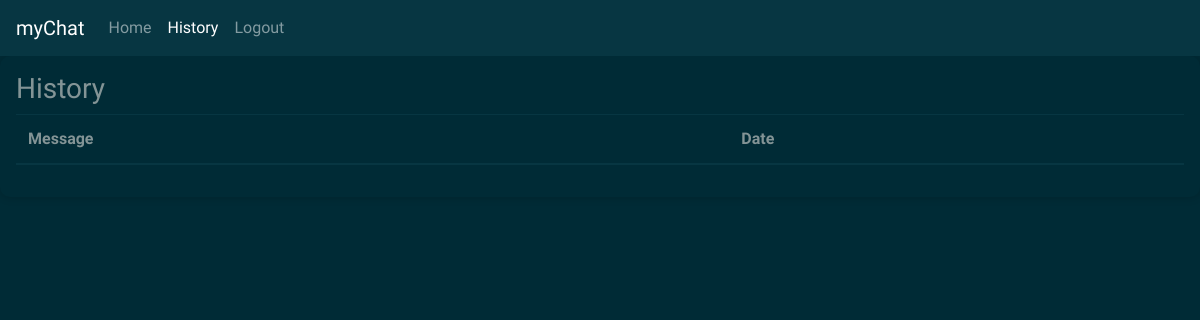
The app's page /history (signed in), older data.
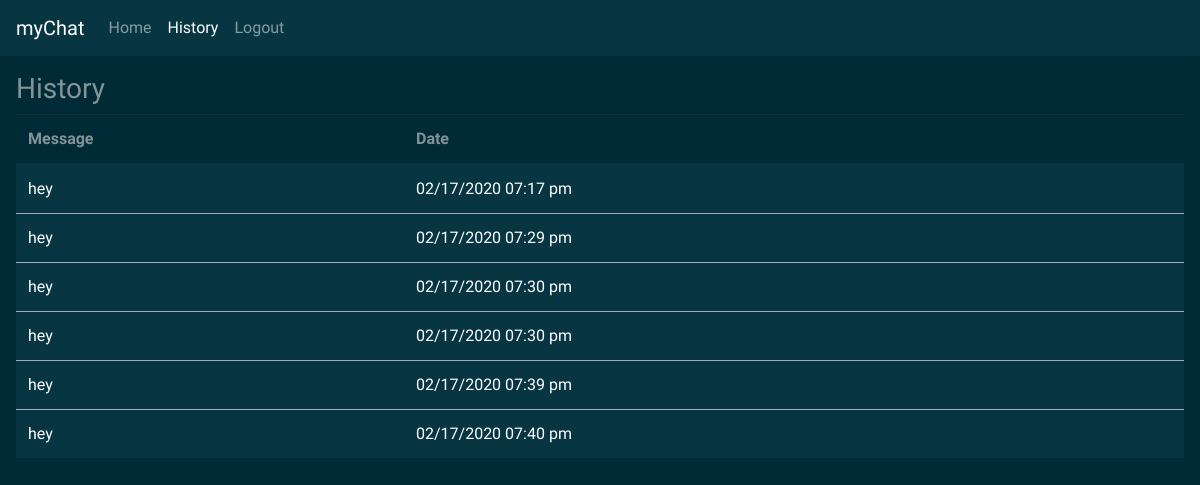
The same page, newer data.
### models.py (models this page shows)
class Messages(db.Model):
    __bind_key__ = "Messages"
    id = db.Column(db.Integer, primary_key=True)
    message = db.Column(db.String(200), nullable=False)
    message_date = db.Column(db.String(50), nullable=False)
    user_id = db.Column(db.Integer, db.ForeignKey("users.id"))

### app/history/__init__.py (the view)
@history.route("/history")
@login_required
def user_history():
    messages = Messages.query.filter_by(messenger=current_user).all()
    return render_template("history/history.html", messages=messages)

### app/auth/__init__.py (called while the page is built)
@login_manager.user_loader
def load_user(user_id):
    return Users.query.get(user_id)

### app/history/templates/history/history.html (shortened to what this page needs)
{% extends "includes/layout.html" %}
{% block head %}
<link
  rel="stylesheet"
  href="{{ url_for('history.static', filename='css/history.css') }}"
/>
{% endblock %}
{% block nav %}
<li class="nav-item">
  <a class="nav-link" href="/">Home</a>
</li>
<li class="nav-item">
  <a class="nav-link active" href="/history">History</a>
</li>
<li class="nav-item">
  <a class="nav-link" href="/logout">Logout</a>
</li>
{% endblock %}
{% block content %}
<section>
  <h3>History</h3>
  <table class="table table-hover">
    <thead>
      <tr>
        <th scope="col">Message</th>
        <th scope="col">Date</th>
      </tr>
    </thead>
    <tbody>
      {% for message in messages %}
      <tr class="table-dark">
        <td>{{ message.message }}</td>
        <td>{{ message.message_date }}</td>
      </tr>
      {% endfor %}
    </tbody>
  </table>
</section>
{% endblock %}

### app/includes/templates/includes/layout.html (shortened to what this page needs)
<!DOCTYPE html>
<html lang="en">
  <head>
    <link
      rel="stylesheet"
      href="{{ url_for('includes.static', filename='css/bootstrap.min.css') }}"
    />
    <link rel="stylesheet" href="{{ url_for('includes.static', filename='css/layout.css') }}">
    {% block head %}{% endblock %}
  </head>
  <body>
    <main>
      <nav class="navbar navbar-expand-lg navbar-dark bg-dark">
        <a class="navbar-brand" href="/">myChat</a>
        <div class="collapse navbar-collapse">
          <ul class="navbar-nav mr-auto">
            {% block nav %}{% endblock %}
          </ul>
        </div>
      </nav>
      {% block content %}{% endblock %}
    </main>
  </body>
</html>

### app/history/static/css/history.css (style rules this page uses)
section { -webkit-box-shadow: 0 0 10px rgba(1, 1, 1, 0.2); box-shadow: 0 0 10px rgba(1, 1, 1, 0.2); border-radius: 10px; padding: 1em; width: 100%; max-height: 90vh; overflow-y: auto; }

Row changes from the older to the newer data that the page shows:
added Messages: message "hey", message_date "02/17/2020 07:17 pm"
added Messages: message "hey", message_date "02/17/2020 07:29 pm"
added Messages: message "hey", message_date "02/17/2020 07:30 pm"
added Messages: message "hey", message_date "02/17/2020 07:30 pm"
added Messages: message "hey", message_date "02/17/2020 07:39 pm"
added Messages: message "hey", message_date "02/17/2020 07:40 pm"
